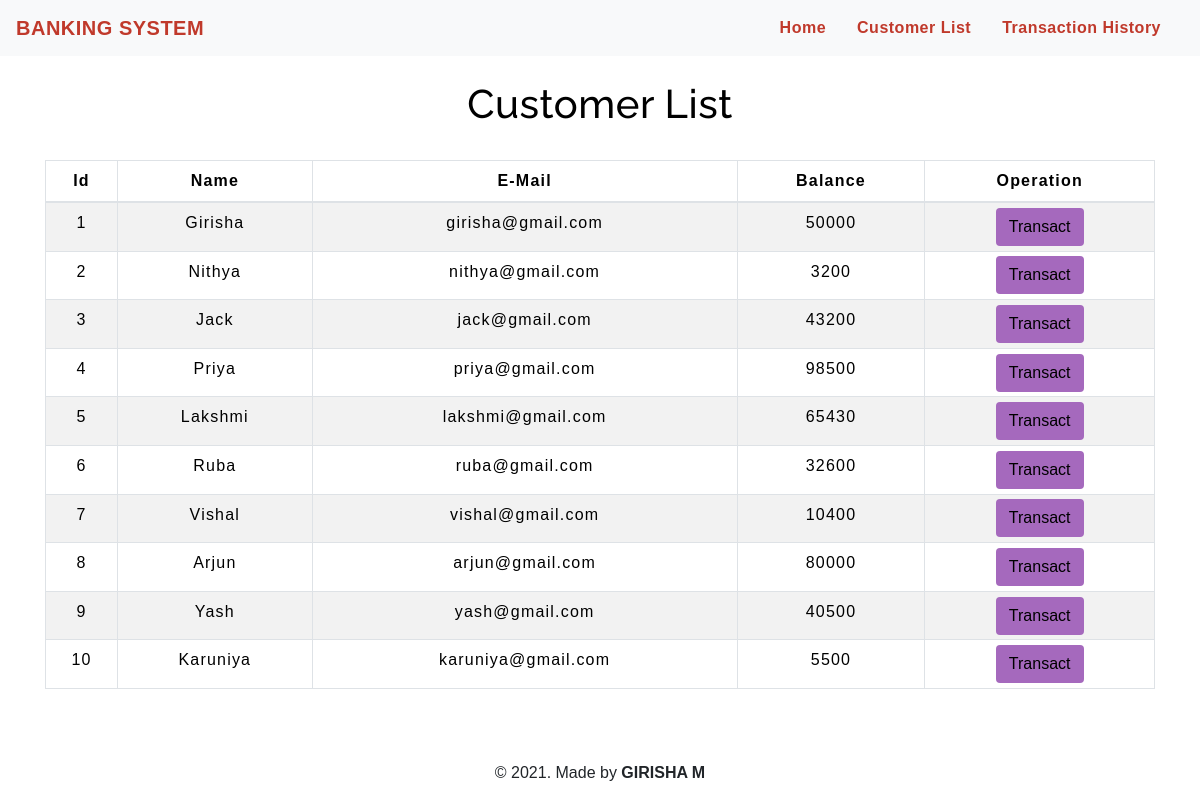
The app's page /transfermoney.php with its own data.
### tables this page shows
CREATE TABLE `users` (
  `id` int(3) NOT NULL,
  `name` text NOT NULL,
  `email` varchar(30) NOT NULL,
  `balance` int(8) NOT NULL
);

### transfermoney.php (the view, shortened to what this page needs)
<!DOCTYPE html>
<html lang="en">
<head>
    <link rel="stylesheet" href="https://maxcdn.bootstrapcdn.com/bootstrap/4.0.0/css/bootstrap.min.css">
    <link rel="stylesheet" type="text/css" href="css/table.css">
    <link rel="stylesheet" type="text/css" href="css/navbar.css">
</head>
<?php
    include 'config.php';
    $sql = "SELECT * FROM users";
    $result = mysqli_query($conn,$sql);
?>
<?php
  include 'navbar.php';
?>
<div class="container">
        <h2 class="text-center pt-4" style="color : black;">Customer List</h2>
        <br>
            <div class="row">
                <div class="col">
                    <div class="table-responsive-sm">
                    <table class="table table-hover table-sm table-striped table-condensed table-bordered" style="border-color:black;">
                        <thead style="color : black;">
                            <tr>
                            <th scope="col" class="text-center py-2">Id</th>
                            <th scope="col" class="text-center py-2">Name</th>
                            <th scope="col" class="text-center py-2">E-Mail</th>
                            <th scope="col" class="text-center py-2">Balance</th>
                            <th scope="col" class="text-center py-2">Operation</th>
                            </tr>
                        </thead>
                        <tbody>
                <?php
                    while($rows=mysqli_fetch_assoc($result)){
                ?>
                    <tr style="color : black;">
                        <td class="py-2"><?php echo $rows['id'] ?></td>
                        <td class="py-2"><?php echo $rows['name']?></td>
                        <td class="py-2"><?php echo $rows['email']?></td>
                        <td class="py-2"><?php echo $rows['balance']?></td>
                        <td><a href="selecteduserdetail.php?id= <?php echo $rows['id'] ;?>"> <button type="button" class="btn" style="background-color : #A569BD;">Transact</button></a></td>
                    </tr>
                <?php
                    }
                ?>
                        </tbody>
                    </table>
                    </div>
                </div>
            </div>
         </div>
         <footer class="text-center mt-5 py-2">
            <p>&copy 2021. Made by <b>GIRISHA M</b></p>
        </footer>
</body>
</html>

### navbar.php (shortened to what this page needs)
<nav class="navbar navbar-expand-md navbar-light bg-light">
<a class="navbar-brand" href="index.php" style="color : #C0392B;"><b>BANKING SYSTEM</b></a>
<div class="collapse navbar-collapse" id="collapsibleNavbar">
      <ul class="navbar-nav ml-auto">
        <li class="nav-item">
          <a class="nav-link" href="index.php" style="color : #C0392B;"><b>Home</b></a>
        </li>
        <li class="nav-item">
          <a class="nav-link" href="transfermoney.php" style="color : #C0392B;"><b>Customer List</b></a>
        </li>
        <li class="nav-item">
          <a class="nav-link" href="transactionhistory.php" style="color : #C0392B;"><b>Transaction History</b></a>
        </li>
    </div>
 </nav>

### css/table.css (style rules this page uses)
* { padding: 0; margin: 0; box-sizing: border-box; font-family: sans-serif; }
h2 { font-size: 40px; }
table { letter-spacing: 1.2px; }
td { text-align: center; }
button { border:none; background: #d9d9d9; transition: 1s; }

### css/navbar.css (style rules this page uses)
.nav-link { margin-right: 15px; color:#2F363F; letter-spacing: 0.5px; transition: 0.5s; }
.navbar-brand { color: #4C4B4B; letter-spacing: 0.5px; }
h2 { color: #4C4B4B; letter-spacing: 0.5px; font-family: raleway; }

### transfermoney.php (style rules this page uses)
button { transition: 1.5s; }

### records on screen
users: id "1", name "Girisha", email "girisha@gmail.com", balance "50000"
users: id "2", name "Nithya", email "nithya@gmail.com", balance "3200"
users: id "3", name "Jack", email "jack@gmail.com", balance "43200"
users: id "4", name "Priya", email "priya@gmail.com", balance "98500"
users: id "5", name "Lakshmi", email "lakshmi@gmail.com", balance "65430"
users: id "6", name "Ruba", email "ruba@gmail.com", balance "32600"
users: id "7", name "Vishal", email "vishal@gmail.com", balance "10400"
users: id "8", name "Arjun", email "arjun@gmail.com", balance "80000"
users: id "9", name "Yash", email "yash@gmail.com", balance "40500"
users: id "10", name "Karuniya", email "karuniya@gmail.com", balance "5500"
